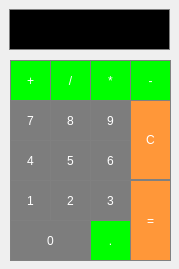
<?xml version="1.0" encoding="UTF-8"?>
<ui version="4.0">
 <class>MainWindow</class>
 <widget class="QMainWindow" name="MainWindow">
  <property name="geometry">
   <rect>
    <x>0</x>
    <y>0</y>
    <width>179</width>
    <height>269</height>
   </rect>
  </property>
  <property name="font">
   <font>
    <family>Times New Roman</family>
    <pointsize>10</pointsize>
   </font>
  </property>
  <property name="windowTitle">
   <string>Calculator</string>
  </property>
  <property name="layoutDirection">
   <enum>Qt::LeftToRight</enum>
  </property>
  <property name="styleSheet">
   <string notr="true">QPushButton {
     background-color: #5D8AA8; border: 1px solid gray;
	border-radius: 0px;
	padding: 5px;
}
QLineEdit {
 background-color: Black; border: 1px solid gray;
	color: #FFD800;}
QPushButton:pressed {
    background-color: #FE6F5E; border: 1px solid gray;
	border-radius: 0px;
	padding: 5px;
}
</string>
  </property>
  <widget class="QWidget" name="centralWidget">
   <widget class="QPushButton" name="numButton9">
    <property name="geometry">
     <rect>
      <x>90</x>
      <y>100</y>
      <width>41</width>
      <height>41</height>
     </rect>
    </property>
    <property name="styleSheet">
     <string notr="true">QPushButton {
  background-color: rgb(125,125,125);
  color: white; 
  border: 1px solid gray;
}

QPushButton:pressed {
    background-color: qlineargradient(x1: 0, y1: 0, x2: 0, y2: 1,
                                      stop: 0 #FF7832, stop: 1 #FF9739);
}</string>
    </property>
    <property name="text">
     <string>9</string>
    </property>
   </widget>
   <widget class="QPushButton" name="calcButton">
    <property name="geometry">
     <rect>
      <x>130</x>
      <y>180</y>
      <width>41</width>
      <height>81</height>
     </rect>
    </property>
    <property name="styleSheet">
     <string notr="true">QPushButton {
  background-color: rgb(255, 151, 57);
  color: white; 
  border: 1px solid gray;
}

QPushButton:pressed {
    background-color: qlineargradient(x1: 0, y1: 0, x2: 0, y2: 1,
                                      stop: 0 #FF7832, stop: 1 #FF9739);
}</string>
    </property>
    <property name="text">
     <string>=</string>
    </property>
   </widget>
   <widget class="QPushButton" name="numButton0">
    <property name="geometry">
     <rect>
      <x>10</x>
      <y>220</y>
      <width>81</width>
      <height>41</height>
     </rect>
    </property>
    <property name="styleSheet">
     <string notr="true">QPushButton {
  background-color: rgb(125,125,125);
  color: white; 
  border: 1px solid gray;
}

QPushButton:pressed {
    background-color: qlineargradient(x1: 0, y1: 0, x2: 0, y2: 1,
                                      stop: 0 #FF7832, stop: 1 #FF9739);
}</string>
    </property>
    <property name="text">
     <string>0</string>
    </property>
   </widget>
   <widget class="QPushButton" name="numButton4">
    <property name="geometry">
     <rect>
      <x>10</x>
      <y>140</y>
      <width>41</width>
      <height>41</height>
     </rect>
    </property>
    <property name="styleSheet">
     <string notr="true">QPushButton {
  background-color: rgb(125,125,125);
  color: white; 
  border: 1px solid gray;
}

QPushButton:pressed {
    background-color: qlineargradient(x1: 0, y1: 0, x2: 0, y2: 1,
                                      stop: 0 #FF7832, stop: 1 #FF9739);
}</string>
    </property>
    <property name="text">
     <string>4</string>
    </property>
   </widget>
   <widget class="QPushButton" name="numButton2">
    <property name="geometry">
     <rect>
      <x>50</x>
      <y>180</y>
      <width>41</width>
      <height>41</height>
     </rect>
    </property>
    <property name="styleSheet">
     <string notr="true">QPushButton {
  background-color: rgb(125,125,125);
  color: white; 
  border: 1px solid gray;
}

QPushButton:pressed {
    background-color: qlineargradient(x1: 0, y1: 0, x2: 0, y2: 1,
                                      stop: 0 #FF7832, stop: 1 #FF9739);
}</string>
    </property>
    <property name="text">
     <string>2</string>
    </property>
   </widget>
   <widget class="QPushButton" name="numButton3">
    <property name="geometry">
     <rect>
      <x>90</x>
      <y>180</y>
      <width>41</width>
      <height>41</height>
     </rect>
    </property>
    <property name="styleSheet">
     <string notr="true">QPushButton {
  background-color: rgb(125,125,125);
  color: white; 
  border: 1px solid gray;
}

QPushButton:pressed {
    background-color: qlineargradient(x1: 0, y1: 0, x2: 0, y2: 1,
                                      stop: 0 #FF7832, stop: 1 #FF9739);
}</string>
    </property>
    <property name="text">
     <string>3</string>
    </property>
   </widget>
   <widget class="QPushButton" name="numButton8">
    <property name="geometry">
     <rect>
      <x>50</x>
      <y>100</y>
      <width>41</width>
      <height>41</height>
     </rect>
    </property>
    <property name="styleSheet">
     <string notr="true">QPushButton {
  background-color: rgb(125,125,125);
  color: white; 
  border: 1px solid gray;
}

QPushButton:pressed {
    background-color: qlineargradient(x1: 0, y1: 0, x2: 0, y2: 1,
                                      stop: 0 #FF7832, stop: 1 #FF9739);
}</string>
    </property>
    <property name="text">
     <string>8</string>
    </property>
   </widget>
   <widget class="QPushButton" name="numButton7">
    <property name="geometry">
     <rect>
      <x>10</x>
      <y>100</y>
      <width>41</width>
      <height>41</height>
     </rect>
    </property>
    <property name="styleSheet">
     <string notr="true">QPushButton {
  background-color: rgb(125,125,125);
  color: white; 
  border: 1px solid gray;
}

QPushButton:pressed {
    background-color: qlineargradient(x1: 0, y1: 0, x2: 0, y2: 1,
                                      stop: 0 #FF7832, stop: 1 #FF9739);
}</string>
    </property>
    <property name="text">
     <string>7</string>
    </property>
   </widget>
   <widget class="QPushButton" name="numButton5">
    <property name="geometry">
     <rect>
      <x>50</x>
      <y>140</y>
      <width>41</width>
      <height>41</height>
     </rect>
    </property>
    <property name="styleSheet">
     <string notr="true">QPushButton {
  background-color: rgb(125,125,125);
  color: white; 
  border: 1px solid gray;
}

QPushButton:pressed {
    background-color: qlineargradient(x1: 0, y1: 0, x2: 0, y2: 1,
                                      stop: 0 #FF7832, stop: 1 #FF9739);
}</string>
    </property>
    <property name="text">
     <string>5</string>
    </property>
   </widget>
   <widget class="QPushButton" name="numButton6">
    <property name="geometry">
     <rect>
      <x>90</x>
      <y>140</y>
      <width>41</width>
      <height>41</height>
     </rect>
    </property>
    <property name="styleSheet">
     <string notr="true">QPushButton {
  background-color: rgb(125,125,125);
  color: white; 
  border: 1px solid gray;
}

QPushButton:pressed {
    background-color: qlineargradient(x1: 0, y1: 0, x2: 0, y2: 1,
                                      stop: 0 #FF7832, stop: 1 #FF9739);
}</string>
    </property>
    <property name="text">
     <string>6</string>
    </property>
   </widget>
   <widget class="QPushButton" name="numButton1">
    <property name="geometry">
     <rect>
      <x>10</x>
      <y>180</y>
      <width>41</width>
      <height>41</height>
     </rect>
    </property>
    <property name="styleSheet">
     <string notr="true">QPushButton {
  background-color: rgb(125,125,125);
  color: white; 
  border: 1px solid gray;
}

QPushButton:pressed {
    background-color: qlineargradient(x1: 0, y1: 0, x2: 0, y2: 1,
                                      stop: 0 #FF7832, stop: 1 #FF9739);
}</string>
    </property>
    <property name="text">
     <string>1</string>
    </property>
   </widget>
   <widget class="QPushButton" name="resetButton">
    <property name="geometry">
     <rect>
      <x>130</x>
      <y>99</y>
      <width>41</width>
      <height>81</height>
     </rect>
    </property>
    <property name="styleSheet">
     <string notr="true">QPushButton {
  background-color: rgb(255, 151, 57);
  color: white; 
  border: 1px solid gray;
}

QPushButton:pressed {
    background-color: qlineargradient(x1: 0, y1: 0, x2: 0, y2: 1,
                                      stop: 0 #FF7832, stop: 1 #FF9739);
}</string>
    </property>
    <property name="text">
     <string>C</string>
    </property>
   </widget>
   <widget class="QPushButton" name="actionButtonAdd">
    <property name="geometry">
     <rect>
      <x>10</x>
      <y>60</y>
      <width>41</width>
      <height>41</height>
     </rect>
    </property>
    <property name="styleSheet">
     <string notr="true">QPushButton {
  background-color: rgb(0,255,0);
  color: white; 
  border: 1px solid gray;
}

QPushButton:pressed {
    background-color: qlineargradient(x1: 0, y1: 0, x2: 0, y2: 1,
                                      stop: 0 #FF7832, stop: 1 #FF9739);
}</string>
    </property>
    <property name="text">
     <string>+</string>
    </property>
   </widget>
   <widget class="QPushButton" name="actionButtonSub">
    <property name="geometry">
     <rect>
      <x>130</x>
      <y>60</y>
      <width>41</width>
      <height>41</height>
     </rect>
    </property>
    <property name="layoutDirection">
     <enum>Qt::LeftToRight</enum>
    </property>
    <property name="styleSheet">
     <string notr="true">QPushButton {
  background-color: rgb(0,255,0);
  color: white; 
  border: 1px solid gray;
}

QPushButton:pressed {
    background-color: qlineargradient(x1: 0, y1: 0, x2: 0, y2: 1,
                                      stop: 0 #FF7832, stop: 1 #FF9739);
}</string>
    </property>
    <property name="text">
     <string>-</string>
    </property>
   </widget>
   <widget class="QPushButton" name="actionButtonMult">
    <property name="geometry">
     <rect>
      <x>90</x>
      <y>60</y>
      <width>41</width>
      <height>41</height>
     </rect>
    </property>
    <property name="styleSheet">
     <string notr="true">QPushButton {
  background-color: rgb(0,255,0);
  color: white; 
  border: 1px solid gray;
}

QPushButton:pressed {
    background-color: qlineargradient(x1: 0, y1: 0, x2: 0, y2: 1,
                                      stop: 0 #FF7832, stop: 1 #FF9739);
}</string>
    </property>
    <property name="text">
     <string>*</string>
    </property>
   </widget>
   <widget class="QPushButton" name="actionButtonDiv">
    <property name="geometry">
     <rect>
      <x>50</x>
      <y>60</y>
      <width>41</width>
      <height>41</height>
     </rect>
    </property>
    <property name="styleSheet">
     <string notr="true">QPushButton {
  background-color: rgb(0,255,0);
  color: white; 
  border: 1px solid gray;
}

QPushButton:pressed {
    background-color: qlineargradient(x1: 0, y1: 0, x2: 0, y2: 1,
                                      stop: 0 #FF7832, stop: 1 #FF9739);
}</string>
    </property>
    <property name="text">
     <string>/</string>
    </property>
   </widget>
   <widget class="QLineEdit" name="output">
    <property name="geometry">
     <rect>
      <x>9</x>
      <y>9</y>
      <width>161</width>
      <height>41</height>
     </rect>
    </property>
    <property name="layoutDirection">
     <enum>Qt::LeftToRight</enum>
    </property>
    <property name="styleSheet">
     <string notr="true">QLabel {
  qproperty-alignment: 'AlignVCenter | AlignRight';
  border: 1px solid gray;
}

background-color : white;</string>
    </property>
    <property name="text">
     <string/>
    </property>
    <property name="alignment">
     <set>Qt::AlignRight|Qt::AlignTrailing|Qt::AlignVCenter</set>
    </property>
    <property name="readOnly">
     <bool>true</bool>
    </property>
   </widget>
   <widget class="QPushButton" name="numButton10">
    <property name="geometry">
     <rect>
      <x>90</x>
      <y>220</y>
      <width>41</width>
      <height>41</height>
     </rect>
    </property>
    <property name="styleSheet">
     <string notr="true">QPushButton {
  background-color: rgb(0, 255, 0);
  color: white; 
  border: 1px solid gray;
}

QPushButton:pressed {
    background-color: qlineargradient(x1: 0, y1: 0, x2: 0, y2: 1,
                                      stop: 0 #FF7832, stop: 1 #FF9739);
}</string>
    </property>
    <property name="text">
     <string>.</string>
    </property>
   </widget>
  </widget>
 </widget>
 <layoutdefault spacing="6" margin="11"/>
 <resources/>
 <connections/>
</ui>
